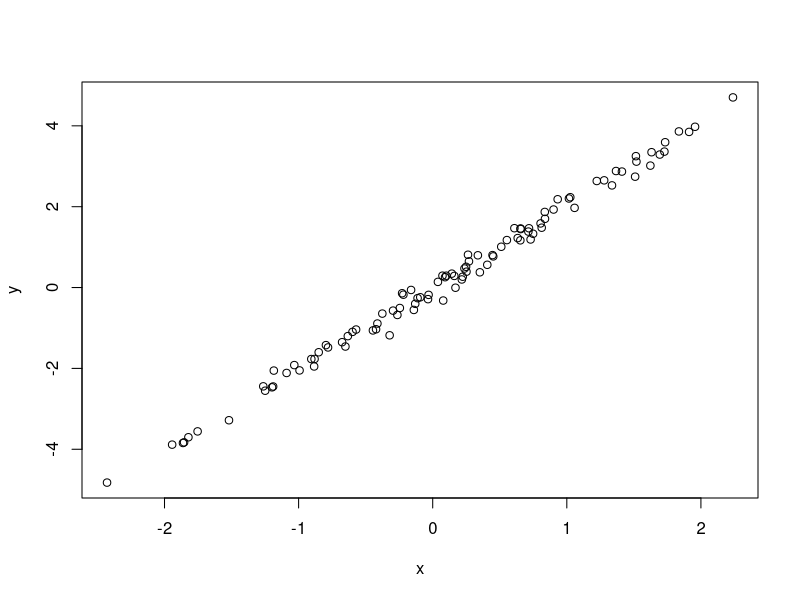

Generate this figure with R:
# Simulate and plot data
# Seafha Ramos
# seafha@gmail.com
# 2022-03-15

# Simulate predictor variable 
x <- rnorm(n=100)

# Calculate response variable and add noise
y <- 2 * x + rnorm(n=100, sd = 0.2)

# Plot the data
plot(x = x, y = y)
